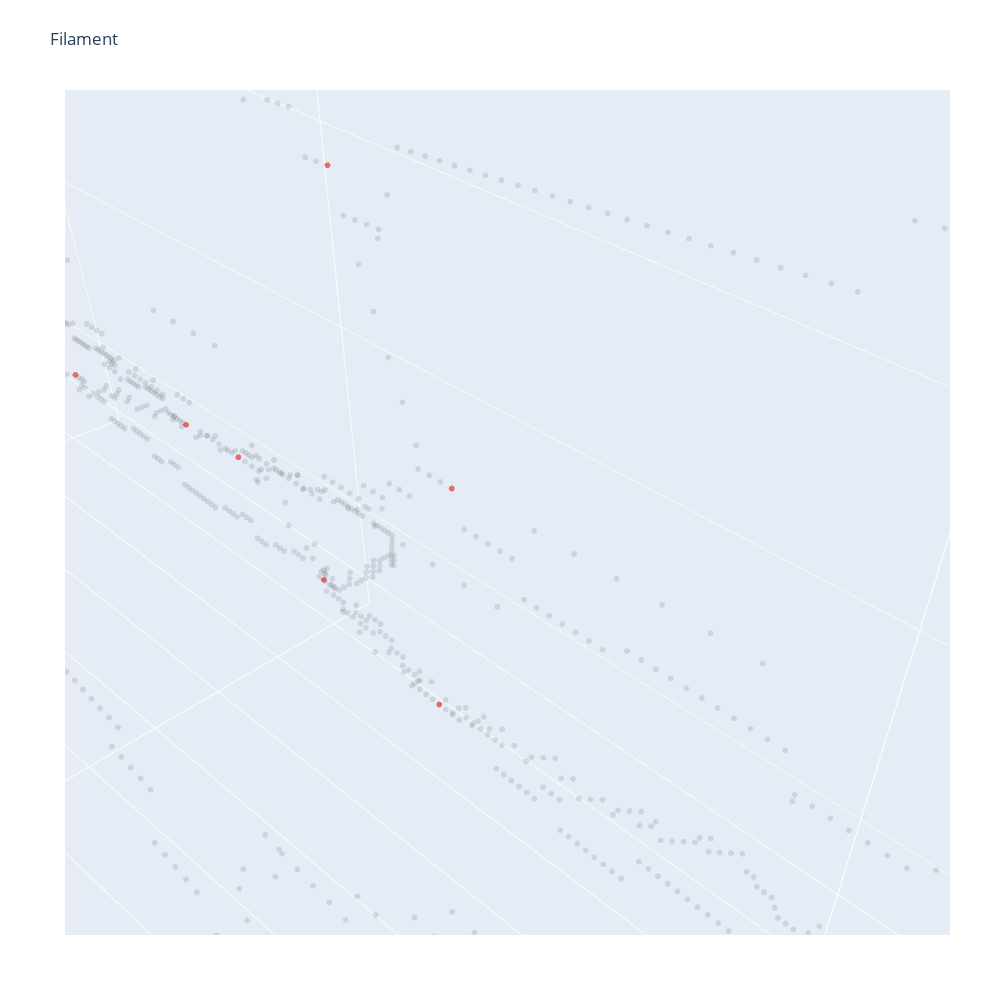

Notebook code for this chart:
### Code cell
import random 
if DIRECT_VISUALISATION_FACE:
    rand = (np.random.rand(face_df.shape[0],3)*255).astype('int')
    rand[0] = 0
    cmap_rand = ListedColormap(rand)


    plot_face=[]
    
    fill_colors=list(mpl.colors.cnames.values())
    random.shuffle(fill_colors)
    for f in (np.unique(edge_df.face)[10:12]):

        try:
            edges= edge_df[edge_df.face==f]
            nb_vert = len(edges)
            vert_order = [edges.iloc[0].srce]
            for i in range(nb_vert):
                vert_order.append(edges[edges.trgt==vert_order[-1]]['srce'].to_numpy()[0])
            zs=vert_df.loc[vert_order].z_pix.to_numpy()
            ys=vert_df.loc[vert_order].y_pix.to_numpy()
            xs=vert_df.loc[vert_order].x_pix.to_numpy()
            plot_face.append(dict(
                type='scatter3d',
                mode='lines',
                x=xs,
                y=ys,
                z=zs,
                name='',
                surfaceaxis=2, # add a surface axis ('1' refers to axes[1] i.e. the y-axis)
                surfacecolor=fill_colors[f],
                line=dict(
                    color='black',
                    width=4
                ),
            ))
        except:
            print(f)



    plot_face.append(background_skeleton)
    plot_face.append(vertex)
    fig = go.Figure(data=plot_face, )
    fig.update_layout(title='Filament', 
                      autosize=False,
                      width=1000,
                      height=1000,
                      margin=dict(l=65, r=50, b=65, t=90),
                     )

    fig['layout'].update(scene=dict(aspectmode="manual", 
                                aspectratio=dict(x=X_SIZE*X_SHAPE, 
                                                 y=Y_SIZE*Y_SHAPE, 
                                                 z=Z_SIZE*Z_SHAPE)),
                     showlegend=False)
    fig.show()

### Figure 1 — Plotly figure (JSON) as saved in the notebook; plotly's stock layout.template omitted (floating-point values rounded to 4 significant figures; data arrays with more than 128 entries replaced by an {"elided": "..."} marker saying what was removed)
{"data": [{"line": {"color": "black", "width": 4}, "mode": "lines", "name": "", "surfaceaxis": 2, "surfacecolor": "#E6E6FA", "type": "scatter3d", "x": [138, 110, 119, 132, 138], "y": [757, 753, 799, 819, 757], "z": [31, 42, 47, 47, 31]}, {"line": {"color": "black", "width": 4}, "mode": "lines", "name": "", "surfaceaxis": 2, "surfacecolor": "#FFE4B5", "type": "scatter3d", "x": [151, 122, 113, 123, 145, 151], "y": [314, 332, 371, 397, 390, 314], "z": [26, 34, 33, 26, 21, 26]}, {"marker": {"color": "black", "opacity": 0.1, "size": 2}, "mode": "markers", "type": "scatter3d", "x": {"elided": "9133 int values"}, "y": {"elided": "9133 int values"}, "z": {"elided": "9133 int values"}}, {"marker": {"color": "red", "opacity": 0.5, "size": 2}, "mode": "markers", "type": "scatter3d", "x": {"elided": "165 int values"}, "y": {"elided": "165 int values"}, "z": {"elided": "165 int values"}}], "layout": {"autosize": false, "height": 1000, "margin": {"b": 65, "l": 65, "r": 50, "t": 90}, "scene": {"aspectmode": "manual", "aspectratio": {"x": 15.21, "y": 96.38, "z": 23.34}}, "showlegend": false, "title": {"text": "Filament"}, "width": 1000}}
